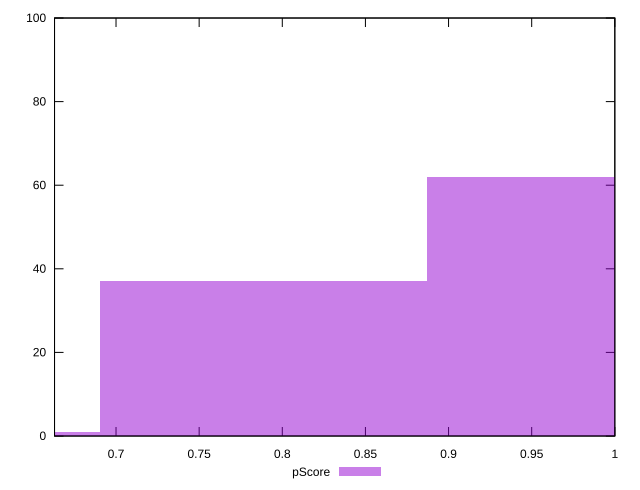

Write the gnuplot code that produced this figure.
reset

$pScore <<EOF
0.7887123405289574 37
0.9858904256611968 62
0.5915342553967181 1
EOF

set key outside below
set boxwidth 0.19717808513223936
set xrange [0.6630169676431161:0.9999996634011246]
set yrange [0:100]
set trange [0:100]
set style fill transparent solid 0.5 noborder
set terminal svg size 640, 490 enhanced background rgb 'white'
set output "reports/report_00028_2021-02-24T12-49-42.674Z/bootup-time/samples/agenda/pScore/histogram.svg"

plot $pScore title "pScore" with boxes

reset
